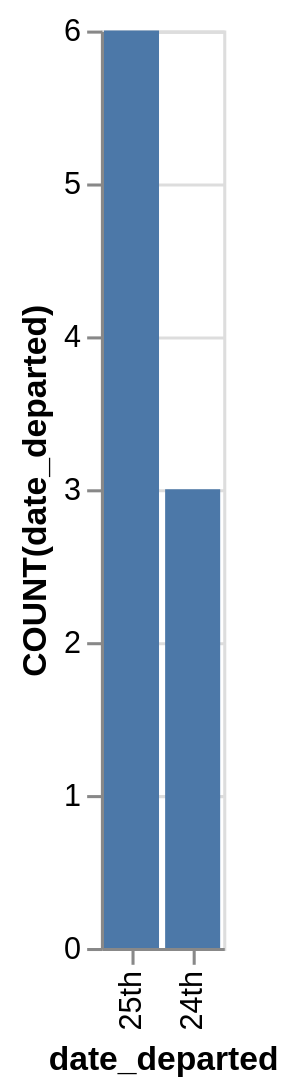

Specify this chart in Vega-Lite:
### Vega-Lite specification from a JSON file in a GitHub repository (floating-point values rounded to 4 significant figures)
{"data": {"values": [{"x_data": "25th", "y_data": 6}, {"x_data": "24th", "y_data": 3}]}, "mark": "bar", "encoding": {"x": {"field": "x_data", "type": "nominal", "title": "date_departed", "sort": {"op": "sum", "field": "y_data", "order": "descending"}}, "y": {"field": "y_data", "type": "quantitative", "title": "COUNT(date_departed)"}}}
